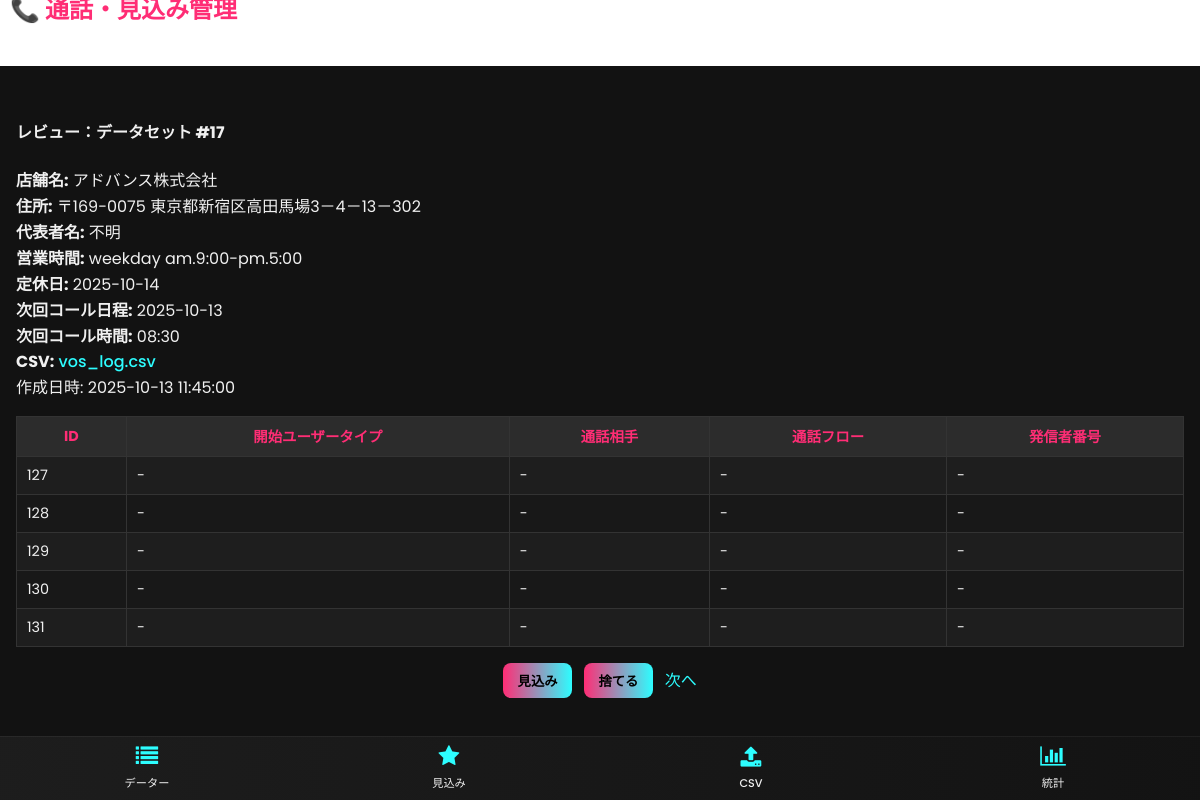
Screenshot of /review with the database file from the repository.
### tables this page shows
CREATE TABLE datasets (
                id INTEGER PRIMARY KEY AUTOINCREMENT,
                shop_name TEXT NOT NULL,
                address TEXT NOT NULL,
                csv_name TEXT DEFAULT NULL,
                status TEXT NOT NULL DEFAULT 'active',
                created_at TIMESTAMP DEFAULT CURRENT_TIMESTAMP
            , phone TEXT, next_call_date TEXT, next_call_time TEXT, top_name TEXT, time TEXT, day TEXT);

CREATE TABLE calls (
                id INTEGER PRIMARY KEY AUTOINCREMENT,
                dataset_id INTEGER,
                start_user_type TEXT NOT NULL,
                callee TEXT NOT NULL,
                call_flow TEXT DEFAULT NULL,
                caller_number TEXT NOT NULL,
                content TEXT DEFAULT NULL,
                created_at TIMESTAMP DEFAULT CURRENT_TIMESTAMP, date TEXT,
                FOREIGN KEY(dataset_id) REFERENCES datasets(id) ON DELETE CASCADE
            );

### src/routes.py (the view)
@bp.get("/review")
def review():
    after = request.args.get("after", type=int)
    with get_cursor() as cur:
        if after:
            cur.execute(
                "SELECT * FROM datasets WHERE status='active' AND id>? ORDER BY id ASC LIMIT 1",
                (after,),
            )
        else:
            cur.execute(
                "SELECT * FROM datasets WHERE status='active' ORDER BY id ASC LIMIT 1"
            )
        ds = cur.fetchone()
        if not ds:
            flash("処理対象のデータがありません", "success")
            return redirect(url_for("main.list_records"))
        dataset = dict(ds)
        cur.execute(
            "SELECT * FROM calls WHERE dataset_id=? ORDER BY id ASC",
            (dataset["id"],),
        )
        calls = [dict(r) for r in cur.fetchall()]
    return render_template("review.html", dataset=dataset, calls=calls)

### src/db.py (called while the page is built)
def ensure_dir(path: str):
    d = os.path.dirname(path)
    if d and not os.path.exists(d):
        os.makedirs(d, exist_ok=True)

def get_connection():
    ensure_dir(DB_PATH)
    conn = sqlite3.connect(DB_PATH)
    conn.row_factory = sqlite3.Row
    return conn

@contextmanager
def get_cursor():
    conn = get_connection()
    cur = conn.cursor()
    try:
        yield cur
        conn.commit()
    finally:
        cur.close()
        conn.close()

### templates/review.html
{% extends 'base.html' %}
{% block content %}
  <h4>レビュー：データセット #{{ dataset.id }}</h4>
  <p>
    <strong>店舗名:</strong> {{ dataset.shop_name }}<br/>
    <strong>住所:</strong> {{ dataset.address }}<br/>
    <strong>代表者名:</strong> {{ dataset.top_name or '-' }}<br/>
    <strong>営業時間:</strong> {{ dataset.time or '-' }}<br/>
    <strong>定休日:</strong> {{ dataset.day or '-' }}<br/>
    <strong>次回コール日程:</strong> {{ dataset.next_call_date or '-' }}<br/>
    <strong>次回コール時間:</strong> {{ dataset.next_call_time or '-' }}<br/>
    <strong>CSV:</strong>
    {% if dataset.csv_name %}
      <a href="{{ url_for('main.dataset_csv', dataset_id=dataset.id) }}">{{ dataset.csv_name }}</a>
    {% else %}
      -
    {% endif %}<br/>
    <span class="muted">作成日時: {{ dataset.created_at }}</span>
  </p>
  {% if calls %}
  <div style="overflow:auto">
    <table>
      <thead>
        <tr>
          <th>ID</th>
          <th>開始ユーザータイプ</th>
          <th>通話相手</th>
          <th>通話フロー</th>
          <th>発信者番号</th>
        </tr>
      </thead>
      <tbody>
        {% for r in calls %}
        <tr>
          <td>{{ r.id }}</td>
          <td>{{ r.start_user_type }}</td>
          <td>{{ r.callee }}</td>
          <td>{{ r.call_flow or '-' }}</td>
          <td>{{ r.caller_number }}</td>
        </tr>
        {% endfor %}
      </tbody>
    </table>
  </div>
  {% else %}
    <p>このデータセットには行がありません。</p>
  {% endif %}
  <div class="actions" style="margin-top: 1rem">
    <form class="inline" method="post" action="{{ url_for('main.mark_prospect', dataset_id=dataset.id) }}">
      <button type="submit">見込み</button>
    </form>
    <form class="inline" method="post" action="{{ url_for('main.discard_dataset', dataset_id=dataset.id) }}" onsubmit="return confirm('このデータセットを削除しますか？');">
      <button type="submit">捨てる</button>
    </form>
    <a class="button" href="{{ url_for('main.review', after=dataset.id) }}">次へ</a>
  </div>
{% endblock %}

### templates/base.html (style rules this page uses)
:root { --color-bg: #121212; --color-panel: #1e1e1e; --color-accent1: #ff2d75; --color-accent2: #2dfdff; --color-text: #f0f0f0; }
body { margin: 0; font-family: 'Poppins', sans-serif; background-color: var(--color-bg); color: var(--color-text); font-size: 16px; }
*, *::before, *::after { box-sizing: border-box; }
a { color: var(--color-accent2); text-decoration: none; font-weight: 500; }
table { width: 100%; border-collapse: collapse; background: var(--color-panel); border: 1px solid #333; }
th, td { padding: 8px 10px; border: 1px solid #333; font-size: 0.9rem; white-space: nowrap; }
th { background: #2c2c2c; color: var(--color-accent1); }
tr:nth-child(even) { background-color: #181818; }
form.inline { display: inline; }
main, .table-container, .actions, header, .nav { padding-bottom: 3.5rem; }
.actions { display: flex; justify-content: center; gap: 0.75rem; align-items: center; }
.actions .inline button { background: linear-gradient(to right, var(--color-accent1), var(--color-accent2)); color: #000; border: none; padding: 0.5rem 0.9rem; border-radius: 8px; cursor: pointer; font-weight: 600; }
.actions { width: 100%; box-sizing: border-box; }
.actions .inline { display: inline-block; margin: 0; }

### rows the page displays
datasets: id "17", shop_name "アドバンス株式会社", address "〒169-0075 東京都新宿区高田馬場3－4－13－302", top_name "不明", time "weekday am.9:00-pm.5:00", day "2025-10-14", next_call_date "2025-10-13", next_call_time "08:30", csv_name "vos_log.csv", created_at "2025-10-13 11:45:00"
calls: id "127", start_user_type "-", callee "-", call_flow "-", caller_number "-"
calls: id "128", start_user_type "-", callee "-", call_flow "-", caller_number "-"
calls: id "129", start_user_type "-", callee "-", call_flow "-", caller_number "-"
calls: id "130", start_user_type "-", callee "-", call_flow "-", caller_number "-"
calls: id "131", start_user_type "-", callee "-", call_flow "-", caller_number "-"
